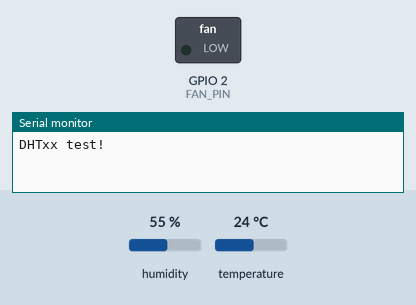
Simulated run of this sketch. Board: ESP32. Parts: switched loads named in the sketch (green lamp = pin HIGH), the last lines printed to the serial monitor. Inputs (shaded band) come from the test bench; at power-on: temperature 24 °C, humidity 55 %. WiFi joins after 1.5 s; servers stay silent unless stated.

Above: at 3.0 s.
3.1 s: temperature set to 30 °C
5.8 s: temperature set to 33 °C
At 6.5 s:
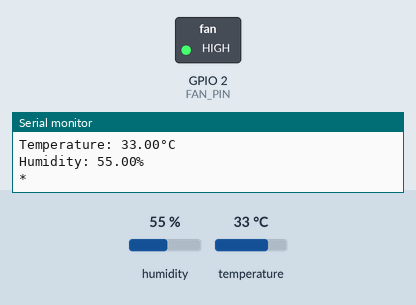
8.5 s: temperature set to 12 °C
At 11.1 s:
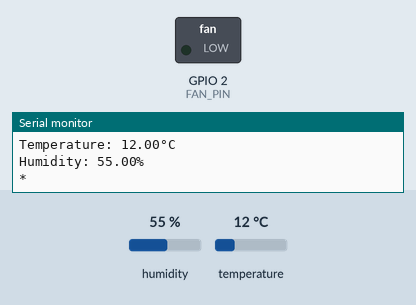
11.4 s: temperature set to 41 °C
At 12.5 s:
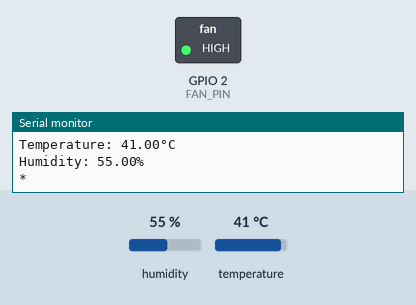
Timing chart, 0 to 14.4 s (numbered marks = the images above; inputs shaded):
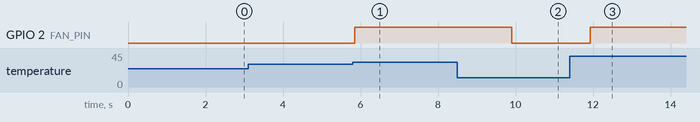

The sketch:

sketch_apr04a.ino
```cpp
#define BLYNK_TEMPLATE_ID "TMPL3EkRbywVv"
#define BLYNK_TEMPLATE_NAME "temperature controlled fan"
#define BLYNK_AUTH_TOKEN "jhVEtp1PH3O_hfBPqmdI7NBYbBHqrFHj"
#define BLYNK_PRINT Serial
#include <WiFi.h>
#include <BlynkSimpleEsp32.h>
#include <DHT.h>

#define DHTPIN 5      // Digital pin connected to the DHT sensor
#define DHTTYPE DHT11 // DHT 11

#define FAN_PIN 2     // FAN RELAY

char ssid[] = "speaker";
char pass[] = "kanna123";

float humDHT = 0;
float tempDHT = 0;

// Initialize DHT sensor.
DHT dht(DHTPIN, DHTTYPE);

void setup() {
  Serial.begin(115200);
  pinMode(FAN_PIN, OUTPUT);
  digitalWrite(FAN_PIN, LOW);
  Serial.println(F("DHTxx test!"));
  dht.begin();
  Blynk.begin(BLYNK_AUTH_TOKEN, ssid, pass);
}

void loop() {
  Blynk.run();

  // Wait a few seconds between measurements.
  delay(2000);

  // Reading temperature or humidity takes about 250 milliseconds!
  // Sensor readings may also be up to 2 seconds 'old' (its a very slow sensor)
  humDHT = dht.readHumidity();
  // Read temperature as Celsius (the default)
  tempDHT = dht.readTemperature();

  // Check if any reads failed and exit early (to try again).
  if (isnan(humDHT) || isnan(tempDHT)) {
    Serial.println("Failed to read from DHT sensor!");
    return;
  }

  Serial.print(F("Temperature: "));
  Serial.print(tempDHT);
  Serial.print(F("°C "));
  Serial.println();
  Serial.print(F("Humidity: "));
  Serial.print(humDHT);
  Serial.print(F("%"));
  Serial.println();

  Serial.println("*");
  Serial.println();

  // Compare Threshold value from Blynk and DHT Temperature value.
  if (tempDHT > 31) {
    digitalWrite(FAN_PIN, HIGH);
  }
  else {
    digitalWrite(FAN_PIN, LOW);
  }


  Blynk.virtualWrite(V1, tempDHT);
  Blynk.virtualWrite(V2, humDHT);
}
```

Measured:
- the behaviour switches between 31 and 32 °C on temperature (found by bisection; images 0 and 1)
- after the input at 5.8 s, GPIO 2 (FAN_PIN): LOW → HIGH after 0.05 s
- after the input at 8.5 s, GPIO 2 (FAN_PIN): HIGH → LOW after 1.4 s
- after the input at 11.4 s, GPIO 2 (FAN_PIN): LOW → HIGH after 0.52 s
